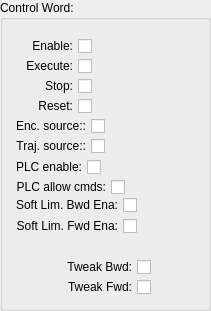
  <widget class="QGroupBox" name="groupBox_2">
   <property name="geometry">
    <rect>
     <x>10</x>
     <y>0</y>
     <width>211</width>
     <height>311</height>
    </rect>
   </property>
   <property name="title">
    <string>Control Word:</string>
   </property>
   <widget class="QWidget" name="widget_17" native="true">
    <property name="geometry">
     <rect>
      <x>10</x>
      <y>170</y>
      <width>169</width>
      <height>35</height>
     </rect>
    </property>
    <property name="maximumSize">
     <size>
      <width>16777215</width>
      <height>35</height>
     </size>
    </property>
    <layout class="QGridLayout" name="gridLayout_31">
     <item row="0" column="1">
      <widget class="caLed" name="caled_78">
       <property name="rectangular">
        <bool>true</bool>
       </property>
       <property name="gradientEnabled">
        <bool>false</bool>
       </property>
       <property name="ledWidth">
        <number>12</number>
       </property>
       <property name="ledHeight">
        <number>12</number>
       </property>
       <property name="channel" stdset="0">
        <string notr="true">$(SYS):$(Axis)-CmdFrmPLCCmd-RB</string>
       </property>
       <property name="falseColor">
        <color>
         <red>160</red>
         <green>160</green>
         <blue>160</blue>
        </color>
       </property>
       <property name="trueColor">
        <color>
         <red>0</red>
         <green>0</green>
         <blue>255</blue>
        </color>
       </property>
      </widget>
     </item>
     <item row="0" column="0">
      <widget class="caToggleButton" name="catogglebutton_34">
       <property name="maximumSize">
        <size>
         <width>16777215</width>
         <height>18</height>
        </size>
       </property>
       <property name="layoutDirection">
        <enum>Qt::RightToLeft</enum>
       </property>
       <property name="text">
        <string>PLC allow cmds:</string>
       </property>
       <property name="channel" stdset="0">
        <string notr="true">$(SYS):$(Axis)-CmdFrmPLCCmd</string>
       </property>
      </widget>
     </item>
    </layout>
   </widget>
   <widget class="QWidget" name="widget_18" native="true">
    <property name="geometry">
     <rect>
      <x>10</x>
      <y>110</y>
      <width>169</width>
      <height>32</height>
     </rect>
    </property>
    <property name="maximumSize">
     <size>
      <width>16777215</width>
      <height>35</height>
     </size>
    </property>
    <layout class="QGridLayout" name="gridLayout_32">
     <item row="0" column="1">
      <widget class="caLed" name="caled_79">
       <property name="rectangular">
        <bool>true</bool>
       </property>
       <property name="gradientEnabled">
        <bool>false</bool>
       </property>
       <property name="ledWidth">
        <number>12</number>
       </property>
       <property name="ledHeight">
        <number>12</number>
       </property>
       <property name="channel" stdset="0">
        <string notr="true">$(SYS):$(Axis)-EncSrcTyp-RB</string>
       </property>
       <property name="falseColor">
        <color>
         <red>160</red>
         <green>160</green>
         <blue>160</blue>
        </color>
       </property>
       <property name="trueColor">
        <color>
         <red>0</red>
         <green>0</green>
         <blue>255</blue>
        </color>
       </property>
      </widget>
     </item>
     <item row="0" column="0">
      <widget class="caToggleButton" name="catogglebutton_35">
       <property name="maximumSize">
        <size>
         <width>16777215</width>
         <height>18</height>
        </size>
       </property>
       <property name="layoutDirection">
        <enum>Qt::RightToLeft</enum>
       </property>
       <property name="text">
        <string>Enc. source::</string>
       </property>
       <property name="channel" stdset="0">
        <string notr="true">$(SYS):$(Axis)-EncSrcTyp-Cmd</string>
       </property>
      </widget>
     </item>
    </layout>
   </widget>
   <widget class="QWidget" name="widget_7" native="true">
    <property name="geometry">
     <rect>
      <x>10</x>
      <y>150</y>
      <width>169</width>
      <height>35</height>
     </rect>
    </property>
    <property name="maximumSize">
     <size>
      <width>16777215</width>
      <height>35</height>
     </size>
    </property>
    <layout class="QGridLayout" name="gridLayout_10">
     <item row="0" column="1">
      <widget class="caLed" name="caled_42">
       <property name="rectangular">
        <bool>true</bool>
       </property>
       <property name="gradientEnabled">
        <bool>false</bool>
       </property>
       <property name="ledWidth">
        <number>12</number>
       </property>
       <property name="ledHeight">
        <number>12</number>
       </property>
       <property name="channel" stdset="0">
        <string notr="true">$(SYS):$(Axis)-PLC-EnaCmd-RB</string>
       </property>
       <property name="falseColor">
        <color>
         <red>160</red>
         <green>160</green>
         <blue>160</blue>
        </color>
       </property>
       <property name="trueColor">
        <color>
         <red>0</red>
         <green>85</green>
         <blue>0</blue>
        </color>
       </property>
      </widget>
     </item>
     <item row="0" column="0">
      <widget class="caToggleButton" name="catogglebutton_15">
       <property name="maximumSize">
        <size>
         <width>16777215</width>
         <height>18</height>
        </size>
       </property>
       <property name="layoutDirection">
        <enum>Qt::RightToLeft</enum>
       </property>
       <property name="text">
        <string>PLC enable:</string>
       </property>
       <property name="channel" stdset="0">
        <string notr="true">$(SYS):$(Axis)-PLC-EnaCmd</string>
       </property>
      </widget>
     </item>
    </layout>
   </widget>
   <widget class="QWidget" name="widget_19" native="true">
    <property name="geometry">
     <rect>
      <x>10</x>
      <y>130</y>
      <width>169</width>
      <height>32</height>
     </rect>
    </property>
    <property name="maximumSize">
     <size>
      <width>16777215</width>
      <height>35</height>
     </size>
    </property>
    <layout class="QGridLayout" name="gridLayout_33">
     <item row="0" column="1">
      <widget class="caLed" name="caled_80">
       <property name="rectangular">
        <bool>true</bool>
       </property>
       <property name="gradientEnabled">
        <bool>false</bool>
       </property>
       <property name="ledWidth">
        <number>12</number>
       </property>
       <property name="ledHeight">
        <number>12</number>
       </property>
       <property name="channel" stdset="0">
        <string notr="true">$(SYS):$(Axis)-TrjSrcTyp-RB</string>
       </property>
       <property name="falseColor">
        <color>
         <red>160</red>
         <green>160</green>
         <blue>160</blue>
        </color>
       </property>
       <property name="trueColor">
        <color>
         <red>0</red>
         <green>0</green>
         <blue>255</blue>
        </color>
       </property>
      </widget>
     </item>
     <item row="0" column="0">
      <widget class="caToggleButton" name="catogglebutton_36">
       <property name="maximumSize">
        <size>
         <width>16777215</width>
         <height>18</height>
        </size>
       </property>
       <property name="layoutDirection">
        <enum>Qt::RightToLeft</enum>
       </property>
       <property name="text">
        <string>Traj. source::</string>
       </property>
       <property name="channel" stdset="0">
        <string notr="true">$(SYS):$(Axis)-TrjSrcTyp-Cmd</string>
       </property>
      </widget>
     </item>
    </layout>
   </widget>
   <widget class="QWidget" name="widget_20" native="true">
    <property name="geometry">
     <rect>
      <x>10</x>
      <y>90</y>
      <width>169</width>
      <height>32</height>
     </rect>
    </property>
    <property name="maximumSize">
     <size>
      <width>16777215</width>
      <height>35</height>
     </size>
    </property>
    <layout class="QGridLayout" name="gridLayout_34">
     <item row="0" column="1">
      <widget class="caLed" name="caled_81">
       <property name="rectangular">
        <bool>true</bool>
       </property>
       <property name="gradientEnabled">
        <bool>false</bool>
       </property>
       <property name="ledWidth">
        <number>12</number>
       </property>
       <property name="ledHeight">
        <number>12</number>
       </property>
       <property name="channel" stdset="0">
        <string notr="true">$(SYS):$(Axis)-RstCmd</string>
       </property>
       <property name="falseColor">
        <color>
         <red>160</red>
         <green>160</green>
         <blue>160</blue>
        </color>
       </property>
       <property name="trueColor">
        <color>
         <red>0</red>
         <green>85</green>
         <blue>0</blue>
        </color>
       </property>
      </widget>
     </item>
     <item row="0" column="0">
      <widget class="caToggleButton" name="catogglebutton_37">
       <property name="maximumSize">
        <size>
         <width>16777215</width>
         <height>18</height>
        </size>
       </property>
       <property name="layoutDirection">
        <enum>Qt::RightToLeft</enum>
       </property>
       <property name="text">
        <string>Reset:</string>
       </property>
       <property name="channel" stdset="0">
        <string>$(SYS):$(Axis)-RstCmd</string>
       </property>
      </widget>
     </item>
    </layout>
   </widget>
   <widget class="QWidget" name="widget_21" native="true">
    <property name="geometry">
     <rect>
      <x>10</x>
      <y>50</y>
      <width>169</width>
      <height>32</height>
     </rect>
    </property>
    <property name="maximumSize">
     <size>
      <width>16777215</width>
      <height>35</height>
     </size>
    </property>
    <layout class="QGridLayout" name="gridLayout_35">
     <item row="0" column="1">
      <widget class="caLed" name="caled_82">
       <property name="rectangular">
        <bool>true</bool>
       </property>
       <property name="gradientEnabled">
        <bool>false</bool>
       </property>
       <property name="ledWidth">
        <number>12</number>
       </property>
       <property name="ledHeight">
        <number>12</number>
       </property>
       <property name="channel" stdset="0">
        <string notr="true">$(SYS):$(Axis)-ExeCmd-RB</string>
       </property>
       <property name="falseColor">
        <color>
         <red>160</red>
         <green>160</green>
         <blue>160</blue>
        </color>
       </property>
       <property name="trueColor">
        <color>
         <red>0</red>
         <green>85</green>
         <blue>0</blue>
        </color>
       </property>
      </widget>
     </item>
     <item row="0" column="0">
      <widget class="caToggleButton" name="catogglebutton_38">
       <property name="maximumSize">
        <size>
         <width>16777215</width>
         <height>18</height>
        </size>
       </property>
       <property name="layoutDirection">
        <enum>Qt::RightToLeft</enum>
       </property>
       <property name="text">
        <string>Execute:</string>
       </property>
       <property name="channel" stdset="0">
        <string notr="true">$(SYS):$(Axis)-ExeCmd</string>
       </property>
      </widget>
     </item>
    </layout>
   </widget>
   <widget class="caByteController" name="cabytecontroller_3">
    <property name="geometry">
     <rect>
      <x>180</x>
      <y>35</y>
      <width>20</width>
      <height>261</height>
     </rect>
    </property>
    <property name="channel" stdset="0">
     <string notr="true">$(SYS):$(Axis)-Cmd_</string>
    </property>
    <property name="endBit">
     <number>12</number>
    </property>
   </widget>
   <widget class="QWidget" name="widget_22" native="true">
    <property name="geometry">
     <rect>
      <x>10</x>
      <y>210</y>
      <width>169</width>
      <height>32</height>
     </rect>
    </property>
    <property name="maximumSize">
     <size>
      <width>16777215</width>
      <height>35</height>
     </size>
    </property>
    <layout class="QGridLayout" name="gridLayout_36">
     <item row="0" column="1">
      <widget class="caLed" name="caled_83">
       <property name="rectangular">
        <bool>true</bool>
       </property>
       <property name="gradientEnabled">
        <bool>false</bool>
       </property>
       <property name="ledWidth">
        <number>12</number>
       </property>
       <property name="ledHeight">
        <number>12</number>
       </property>
       <property name="channel" stdset="0">
        <string notr="true">$(SYS):$(Axis)-SftLimFwdEna-RB</string>
       </property>
       <property name="falseColor">
        <color>
         <red>160</red>
         <green>160</green>
         <blue>160</blue>
        </color>
       </property>
       <property name="trueColor">
        <color>
         <red>0</red>
         <green>85</green>
         <blue>0</blue>
        </color>
       </property>
      </widget>
     </item>
     <item row="0" column="0">
      <widget class="caToggleButton" name="catogglebutton_39">
       <property name="maximumSize">
        <size>
         <width>16777215</width>
         <height>18</height>
        </size>
       </property>
       <property name="layoutDirection">
        <enum>Qt::RightToLeft</enum>
       </property>
       <property name="text">
        <string>Soft Lim. Fwd Ena:</string>
       </property>
       <property name="channel" stdset="0">
        <string>$(SYS):$(Axis)-SftLimFwdEna</string>
       </property>
      </widget>
     </item>
    </layout>
   </widget>
   <widget class="QWidget" name="widget_23" native="true">
    <property name="geometry">
     <rect>
      <x>10</x>
      <y>190</y>
      <width>169</width>
      <height>31</height>
     </rect>
    </property>
    <property name="maximumSize">
     <size>
      <width>16777215</width>
      <height>35</height>
     </size>
    </property>
    <layout class="QGridLayout" name="gridLayout_37">
     <item row="0" column="1">
      <widget class="caLed" name="caled_84">
       <property name="rectangular">
        <bool>true</bool>
       </property>
       <property name="gradientEnabled">
        <bool>false</bool>
       </property>
       <property name="ledWidth">
        <number>12</number>
       </property>
       <property name="ledHeight">
        <number>12</number>
       </property>
       <property name="channel" stdset="0">
        <string notr="true">$(SYS):$(Axis)-SftLimBwdEna-RB</string>
       </property>
       <property name="falseColor">
        <color>
         <red>160</red>
         <green>160</green>
         <blue>160</blue>
        </color>
       </property>
       <property name="trueColor">
        <color>
         <red>0</red>
         <green>85</green>
         <blue>0</blue>
        </color>
       </property>
      </widget>
     </item>
     <item row="0" column="0">
      <widget class="caToggleButton" name="catogglebutton_40">
       <property name="maximumSize">
        <size>
         <width>16777215</width>
         <height>18</height>
        </size>
       </property>
       <property name="layoutDirection">
        <enum>Qt::RightToLeft</enum>
       </property>
       <property name="text">
        <string>Soft Lim. Bwd Ena:</string>
       </property>
       <property name="channel" stdset="0">
        <string>$(SYS):$(Axis)-SftLimBwdEna</string>
       </property>
      </widget>
     </item>
    </layout>
   </widget>
   <widget class="QWidget" name="widget_24" native="true">
    <property name="geometry">
     <rect>
      <x>10</x>
      <y>30</y>
      <width>169</width>
      <height>32</height>
     </rect>
    </property>
    <property name="maximumSize">
     <size>
      <width>16777215</width>
      <height>35</height>
     </size>
    </property>
    <layout class="QGridLayout" name="gridLayout_38">
     <item row="0" column="1">
      <widget class="caLed" name="caled_85">
       <property name="rectangular">
        <bool>true</bool>
       </property>
       <property name="gradientEnabled">
        <bool>false</bool>
       </property>
       <property name="ledWidth">
        <number>12</number>
       </property>
       <property name="ledHeight">
        <number>12</number>
       </property>
       <property name="channel" stdset="0">
        <string notr="true">$(SYS):$(Axis)-EnaCmd-RB</string>
       </property>
       <property name="falseColor">
        <color>
         <red>160</red>
         <green>160</green>
         <blue>160</blue>
        </color>
       </property>
       <property name="trueColor">
        <color>
         <red>0</red>
         <green>85</green>
         <blue>0</blue>
        </color>
       </property>
      </widget>
     </item>
     <item row="0" column="0">
      <widget class="caToggleButton" name="catogglebutton_41">
       <property name="maximumSize">
        <size>
         <width>16777215</width>
         <height>18</height>
        </size>
       </property>
       <property name="layoutDirection">
        <enum>Qt::RightToLeft</enum>
       </property>
       <property name="text">
        <string>Enable:</string>
       </property>
       <property name="channel" stdset="0">
        <string>$(SYS):$(Axis)-EnaCmd</string>
       </property>
      </widget>
     </item>
    </layout>
   </widget>
   <widget class="QWidget" name="widget_25" native="true">
    <property name="geometry">
     <rect>
      <x>10</x>
      <y>70</y>
      <width>169</width>
      <height>32</height>
     </rect>
    </property>
    <property name="maximumSize">
     <size>
      <width>16777215</width>
      <height>35</height>
     </size>
    </property>
    <layout class="QGridLayout" name="gridLayout_39">
     <item row="0" column="1">
      <widget class="caLed" name="caled_86">
       <property name="rectangular">
        <bool>true</bool>
       </property>
       <property name="gradientEnabled">
        <bool>false</bool>
       </property>
       <property name="ledWidth">
        <number>12</number>
       </property>
       <property name="ledHeight">
        <number>12</number>
       </property>
       <property name="channel" stdset="0">
        <string notr="true">$(SYS):$(Axis)-StpCmd</string>
       </property>
       <property name="falseColor">
        <color>
         <red>160</red>
         <green>160</green>
         <blue>160</blue>
        </color>
       </property>
       <property name="trueColor">
        <color>
         <red>0</red>
         <green>85</green>
         <blue>0</blue>
        </color>
       </property>
      </widget>
     </item>
     <item row="0" column="0">
      <widget class="caToggleButton" name="catogglebutton_42">
       <property name="maximumSize">
        <size>
         <width>16777215</width>
         <height>18</height>
        </size>
       </property>
       <property name="layoutDirection">
        <enum>Qt::RightToLeft</enum>
       </property>
       <property name="text">
        <string>Stop:</string>
       </property>
       <property name="channel" stdset="0">
        <string notr="true">$(SYS):$(Axis)-StpCmd</string>
       </property>
      </widget>
     </item>
    </layout>
   </widget>
   <widget class="caToggleButton" name="catogglebutton_44">
    <property name="geometry">
     <rect>
      <x>20</x>
      <y>260</y>
      <width>131</width>
      <height>14</height>
     </rect>
    </property>
    <property name="maximumSize">
     <size>
      <width>16777215</width>
      <height>18</height>
     </size>
    </property>
    <property name="layoutDirection">
     <enum>Qt::RightToLeft</enum>
    </property>
    <property name="text">
     <string>Tweak Bwd:</string>
    </property>
    <property name="channel" stdset="0">
     <string notr="true">$(SYS):$(Axis)-TwkBwdCmd</string>
    </property>
   </widget>
   <widget class="caToggleButton" name="catogglebutton_45">
    <property name="geometry">
     <rect>
      <x>20</x>
      <y>280</y>
      <width>131</width>
      <height>14</height>
     </rect>
    </property>
    <property name="maximumSize">
     <size>
      <width>16777215</width>
      <height>18</height>
     </size>
    </property>
    <property name="layoutDirection">
     <enum>Qt::RightToLeft</enum>
    </property>
    <property name="text">
     <string>Tweak Fwd:</string>
    </property>
    <property name="channel" stdset="0">
     <string notr="true">$(SYS):$(Axis)-TwkFwdCmd</string>
    </property>
   </widget>
  </widget>
